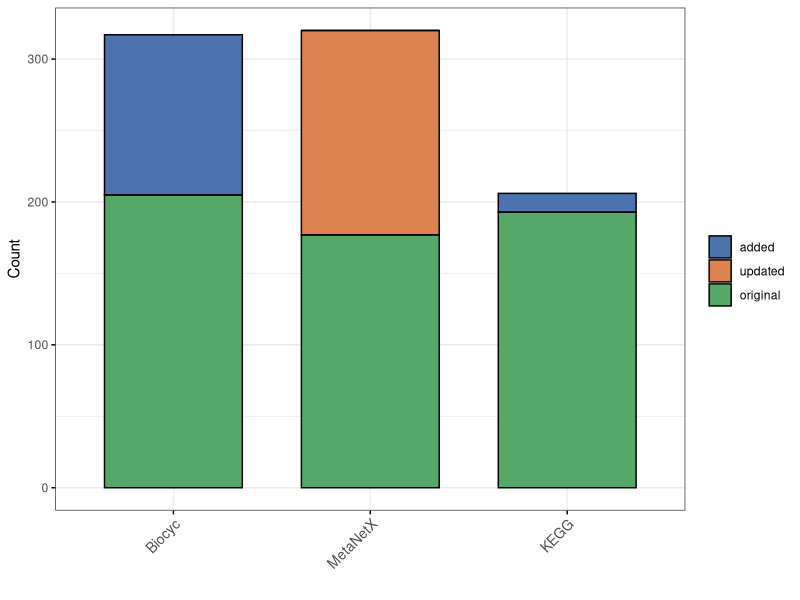
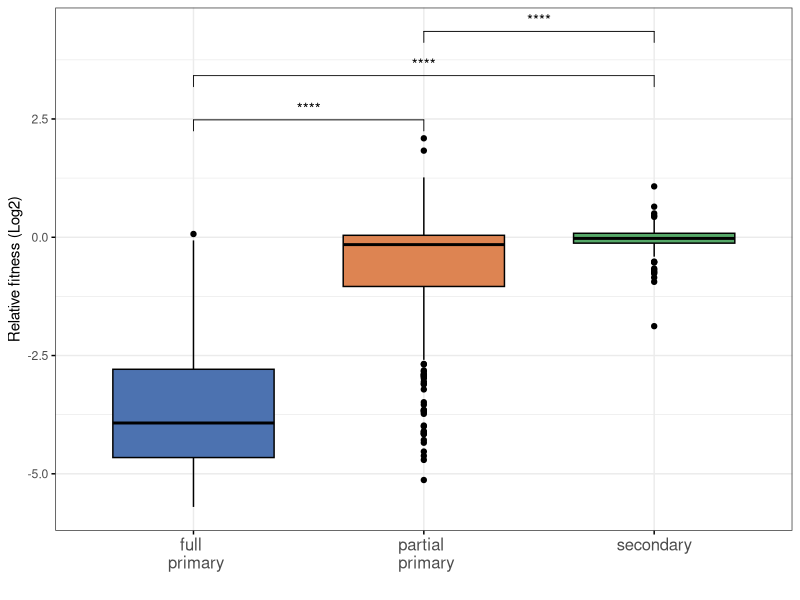
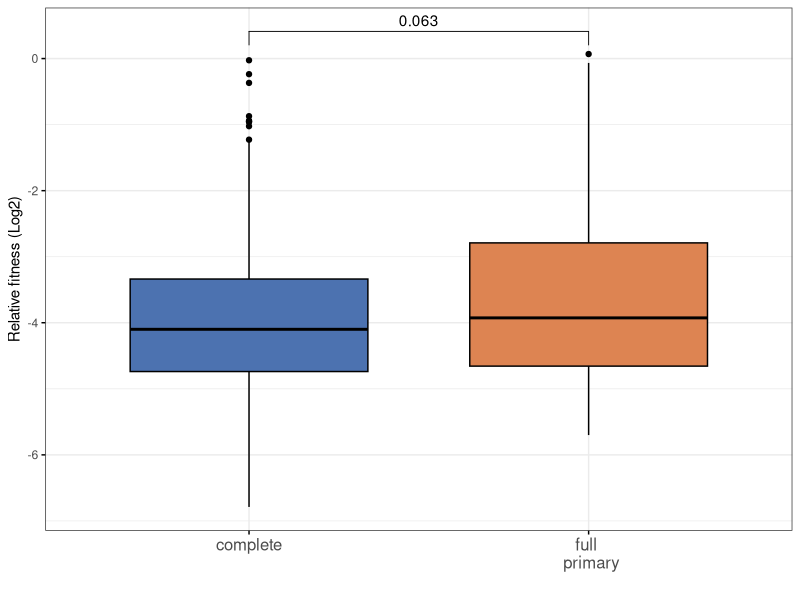
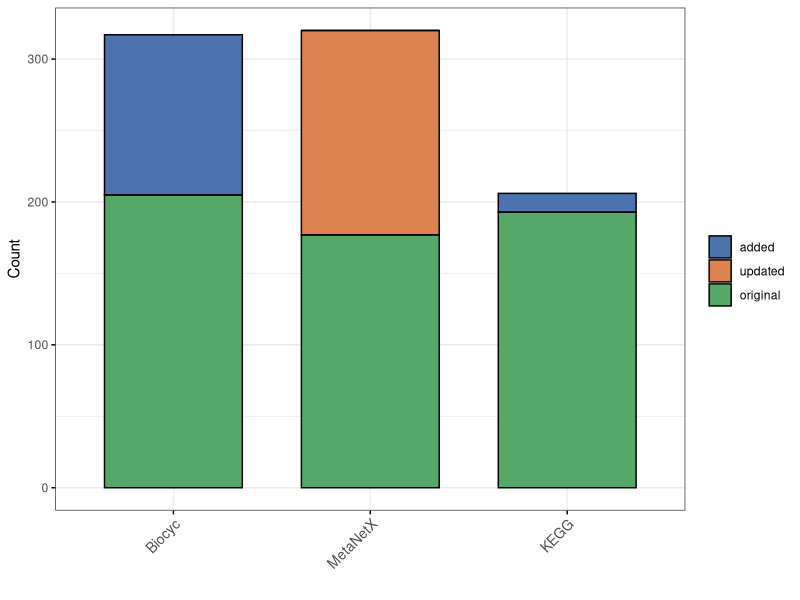
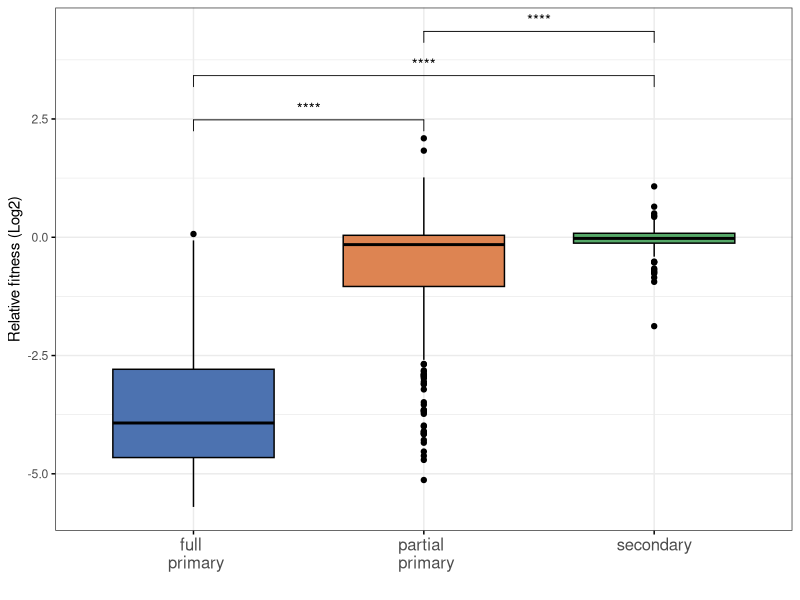
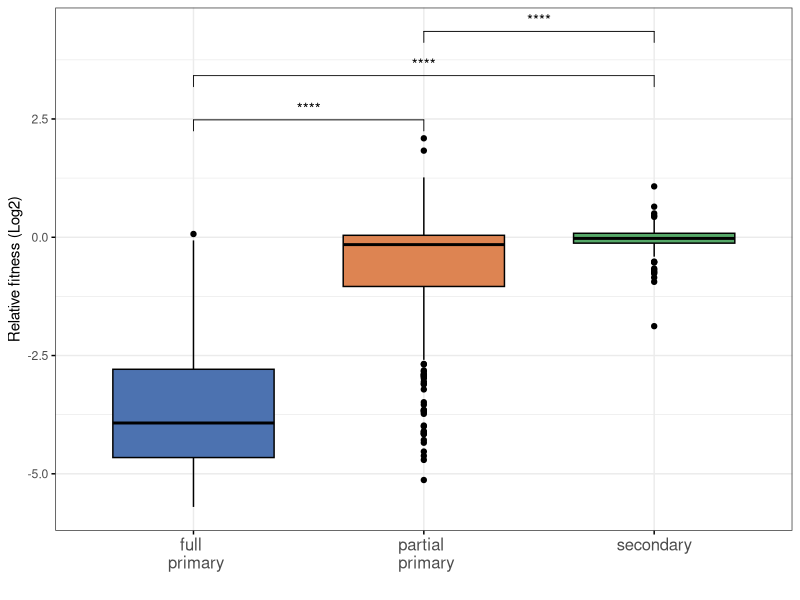
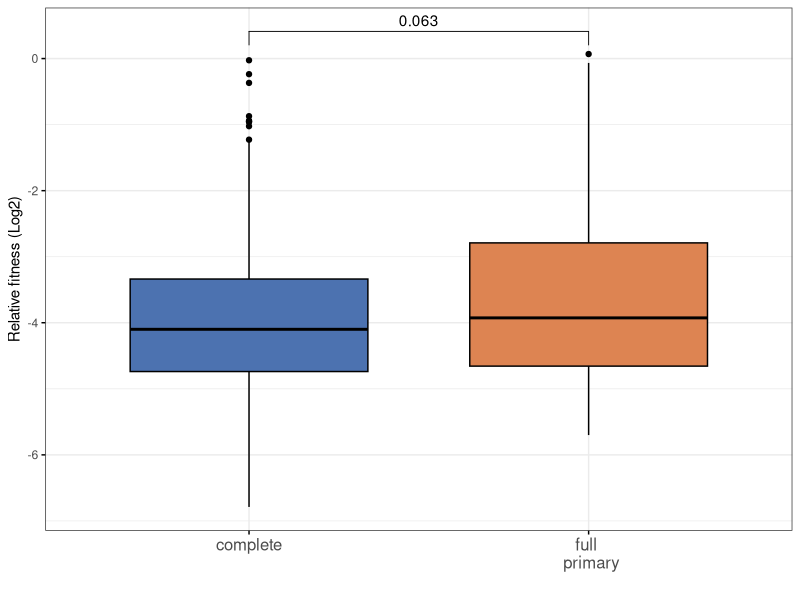
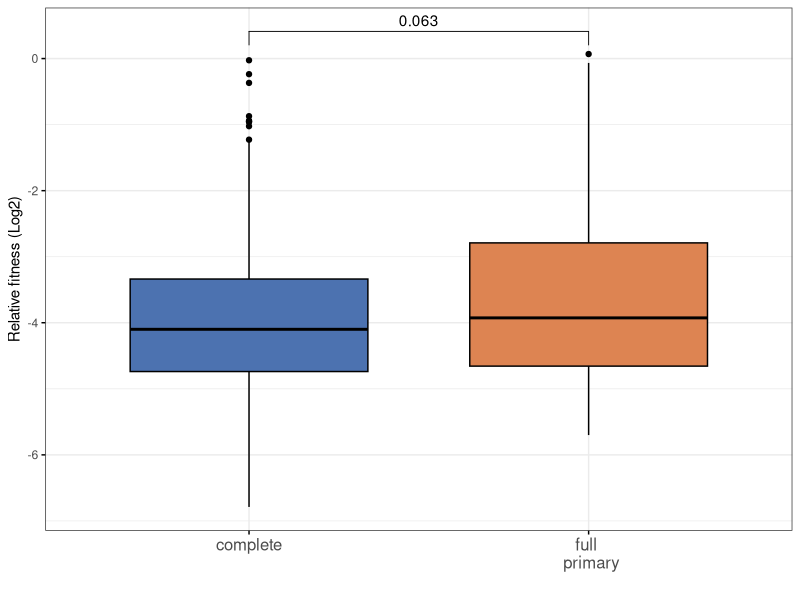

Recreate these plots in R, in order.
## ---- chunk 1
library(dplyr)
library(ggplot2)
library(stats)
library(ggpubr)
library(ggsci)
library(reshape2)

deep=c("#4C72B0", "#DD8452", "#55A868", "#C44E52", "#8172B3",
         "#937860", "#DA8BC3", "#8C8C8C", "#CCB974", "#64B5CD")
## ---- chunk 2
annotation_stats= read.csv("../../Analysis/compare_annotation_w_iml1515/out/annotation_stats.csv", header=TRUE)

annotation_stats %>% 
  mutate(original=original-deprecated_in_original) %>% 
  mutate(current=current-original-deprecated_in_original) ->
  annotation_stats
annotation_stats_long=annotation_stats %>% 
  select(!total) %>% 
  melt(id=c('database'))
annotation_stats_long$variable=factor(annotation_stats_long$variable,levels=c('current','deprecated_in_original','original'))

## ---- chunk 3
p=
  annotation_stats_long %>% 
  ggbarplot(x='database',y='value',fill='variable')+
  scale_fill_manual(values=deep,labels=c('added','updated','original'))+
  labs(x='',y='Count')+
  scale_x_discrete(labels=c('Biocyc','MetaNetX','KEGG'))+
  theme_bw()
p  %>%
ggpar(
      legend.title ='',
      x.text.angle=45,
      font.xtickslab = c(10),
      legend='right')->p

p %>% ggsave(filename='../figures/annotation_stats.svg',
             width=3.2,height=3,bg = "white")


p
## ---- chunk 4
data=read.csv('../../Analysis/catalytic_disruption_analysis/out/catalytic_disruption_analysis_post_processed_results.csv')
my_comparisons <- list( c("primary_full", "primary_partial"),
                        c("primary_full", "secondary"),
                        c("primary_partial", "secondary")
                       )


colorblind=c("#0173B2", "#DE8F05", "#029E73", "#D55E00", "#CC78BC",
            "#CA9161", "#FBAFE4", "#949494", "#ECE133", "#56B4E9")

deep=c("#4C72B0", "#DD8452", "#55A868", "#C44E52", "#8172B3",
         "#937860", "#DA8BC3", "#8C8C8C", "#CCB974", "#64B5CD")
data %>% 
  filter(overall_disruption!='complete') %>% 
  ggboxplot( x = "overall_disruption", 
             y = "fitness",
             fill = 'overall_disruption', 
             order=c('complete','primary_full','primary_partial','secondary'),
            
             )+ 
  stat_compare_means(comparisons = my_comparisons,
                     method='wilcox.test',
                     label='p.signif')+ # Add pairwise comparisons p-value
  scale_fill_manual(values = deep)+
  theme_bw()+
  labs(y='Relative fitness (Log2)',x='')+
  theme(legend.position = "none") +
  scale_x_discrete(labels=c('full \n primary','partial \n primary','secondary')) ->p
p %>% 
  ggpar(font.xtickslab = c(12))->p

p %>% ggsave(filename='../figures/edge_disruptions_comparison.svg',height=4,width=4,dpi=300)
p %>% ggsave(filename='../figures/edge_disruptions_comparison.pdf',height=4,width=4,dpi=300)
p

## ---- chunk 5
print('Primary full vs primary partial')
wilcox.test(x=data %>% filter(overall_disruption=='primary_full') %>% .$fitness,
            y=data %>% filter(overall_disruption=='primary_partial') %>% .$fitness, 
            alternative = "two.sided")
print('================================ \n\n\n')
print('Primary partial vs secondary')
wilcox.test(x=data %>% filter(overall_disruption=='primary_partial') %>% .$fitness,
            y=data %>% filter(overall_disruption=='secondary') %>% .$fitness, 
            alternative = "two.sided")
print('================================ \n\n\n')
print('Primary full vs secondary')
wilcox.test(x=data %>% filter(overall_disruption=='primary_full') %>% .$fitness,
            y=data %>% filter(overall_disruption=='secondary') %>% .$fitness, 
            alternative = "two.sided")

## ---- chunk 6
my_comparisons <- list( c("complete", "primary_full"))
data %>% 
  filter(overall_disruption %in% c('complete','primary_full')) %>% 
  ggboxplot( x = "overall_disruption", 
             y = "fitness",
             fill = 'overall_disruption', 
             order=c('complete','primary_full')
             )+ 
  stat_compare_means(comparisons = my_comparisons,
                     method='wilcox.test',
                     )+ # Add pairwise comparisons p-value
  scale_fill_manual(values = deep)+
  theme_bw()+
  labs(y='Relative fitness (Log2)',x='')+
  theme(legend.position = "none") +
  scale_x_discrete(labels=c('complete','full \n primary')) ->p
p %>% 
  ggpar(font.xtickslab = c(12))->p

p %>% ggsave(filename='../figures/node_disruptions_complete_vs_primary.svg',height=4,width=4,dpi=300)
p %>% ggsave(filename='../figures/node_disruptions_complete_vs_primary.pdf',height=4,width=4,dpi=300)
p
